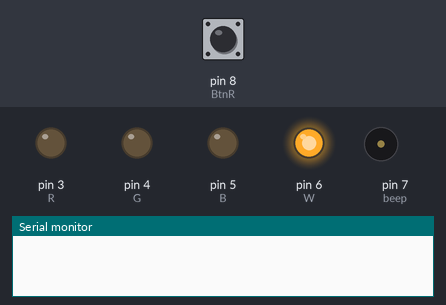
A sketch run on a simulated Arduino Uno, built with avr-gcc and run on an emulated ATmega328P. Parts: output pins drawn as LEDs (lit = HIGH), buzzer (waves = sounding), the last lines printed to the serial monitor. Inputs (shaded band) come from the test bench; at power-on: pin 8 (BtnR) HIGH. Random numbers use the default seed unless the sketch sets one.

Above: at 0.2 s.
At 2.57 s:
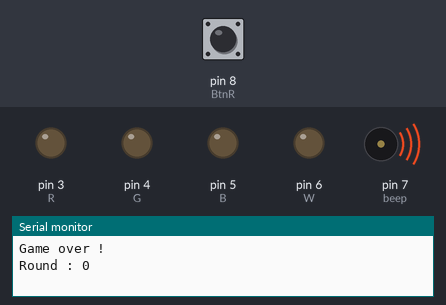
At 4.7 s:
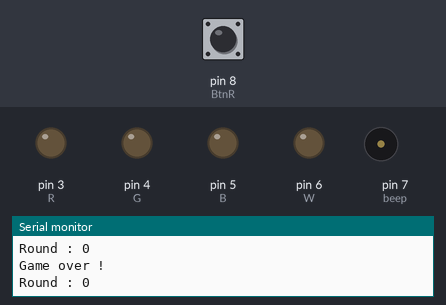
Timing chart, 0 to 6.4 s (numbered marks = the images above):
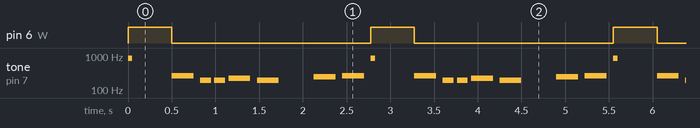

The sketch:

Simon_says.ino
```cpp
int R = 3;
int G = 4;
int B = 5;
int W = 6;

int BtnR = 8;
int BtnG = 9;
int BtnB = 10;
int BtnW = 11;

bool BtnRState = false;
bool BtnGState = false;
bool BtnBState = false;
bool BtnWState = false;

int beep = 7;

char sequence [10];
int rounds = 10;
int pause = 500;

char color [] = {'R','G','B','W'};
int beeps [] = {250,450,650,850};

int over[] = {262, 196, 196, 220, 196, 0, 247, 262};
int overDurations[] = {4, 8, 8, 4, 4, 4, 4, 4};


void setup() {
  Serial.begin(9600);
  randomSeed(25);

  pinMode(R, OUTPUT);
  pinMode(G, OUTPUT);
  pinMode(B, OUTPUT);
  pinMode(W, OUTPUT);

  pinMode(BtnR,INPUT_PULLUP);
  pinMode(BtnG,INPUT_PULLUP);
  pinMode(BtnB,INPUT_PULLUP);
  pinMode(BtnW,INPUT_PULLUP);

  pinMode(beep, OUTPUT);

}

void play(char c) {
  switch (c)
  {
  case 'R':
    tone(beep,beeps[0],50);
    digitalWrite(R, HIGH);
    delay(pause);
    digitalWrite(R, LOW);
  break;
  case 'G':
    tone(beep,beeps[1],50);
    digitalWrite(G, HIGH);
    delay(pause);
    digitalWrite(G, LOW);
  break;
  case 'B':
    tone(beep,beeps[2],50);
    digitalWrite(B, HIGH);
    delay(pause);
    digitalWrite(B, LOW);
  break;
  case 'W':
    tone(beep,beeps[3],50);
    digitalWrite(W, HIGH);
    delay(pause);
    digitalWrite(W, LOW);
  break;
  }
}

void preview(char sequence[], int j) {
  for(int i=0; i<=j;i++)
  {
    play(sequence[i]);
  }
}

char input() {
  while(true)
  {
  //Serial.println("Waiting input");
  if(digitalRead(BtnR) && !(BtnRState))
    {
      return 'R';
      BtnRState = true;
    }
  if(digitalRead(BtnG) && !(BtnGState))
    {
      return 'G';
      BtnGState = true;
    }
  if(digitalRead(BtnB) && !(BtnBState))
    {
      return 'B';
      BtnBState = true;
    }
  if(digitalRead(BtnW) && !(BtnWState))
    {
      return 'W';
      BtnWState = true;
    }
  if(!(digitalRead(BtnR)) && BtnRState)
    BtnRState = false;
  if(!(digitalRead(BtnG)) && BtnGState)
    BtnGState = false;
  if(!(digitalRead(BtnB)) && BtnBState)
    BtnBState = false;
  if(!(digitalRead(BtnW)) && BtnWState)
    BtnWState = false;
  }
}

void gameover() {
  for (int thisNote = 0; thisNote < 8; thisNote++) {
    int overDuration = 1000/overDurations[thisNote];
    tone(beep, over[thisNote],overDuration);
    int pauseBetweenNotes = overDuration * 1.30;
    delay(pauseBetweenNotes);
    noTone(beep);
  }
  //tone(beep,1500,150);
}


void loop() {

  for(int i=0; i<rounds; i++)
  {
    sequence[i]=color[random(0,4)];
  }

  for(int i=0; i<rounds; i++)
  {
    preview(sequence,i);
    for(int current=0; current<=i; current++)
    {
      if(sequence[current]!=input())
      {
        Serial.println("Game over !");
        Serial.print("Round : ");
        Serial.println(current);
        gameover();
        i=-1;
      }
      else {
      play(sequence[current]);
      /*
      Serial.print("Won round ");
      Serial.println(current);
      */
      }
    }
  }
  Serial.println("You won !");
}


void test() {
  digitalWrite(R, HIGH);
  delay(100);
  digitalWrite(R, LOW);
  digitalWrite(G, HIGH);
  delay(100);
  digitalWrite(G, LOW);
  digitalWrite(B, HIGH);
  delay(100);
  digitalWrite(B, LOW);
  digitalWrite(W, HIGH);
  delay(100);
  digitalWrite(W, LOW);

  Serial.print("Red : ");
  Serial.print(digitalRead(BtnR));
  Serial.print("- Green : ");
  Serial.print(digitalRead(BtnG));
  Serial.print("- Blue : ");
  Serial.print(digitalRead(BtnB));
  Serial.print("- White : ");
  Serial.println(digitalRead(BtnW));

}
```

Measured:
- by itself, pin 6 (W): alternates HIGH for 0.50 s and LOW for 2.3 s
- by itself, tone on pin 7 (beep): repeats every 2.8 s: silent 0.45 s, 262 Hz 0.25 s, silent 0.08 s, 2 × (196 Hz 0.13 s, silent 0.04 s), 220 Hz 0.25 s, silent 0.08 s, 196 Hz 0.25 s, silent 0.40 s, 247 Hz 0.25 s, silent 0.08 s, 262 Hz 0.25 s, silent 0.08 s, 850 Hz 0.05 s
